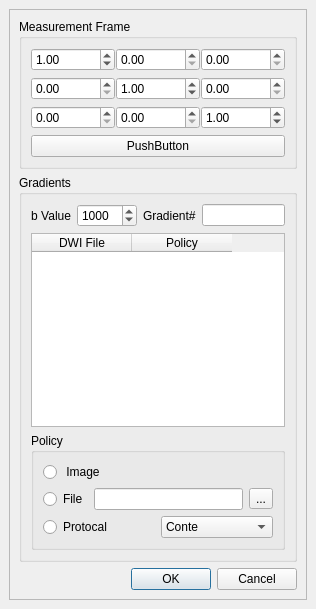
<ui version="4.0" >
 <class>DiffusionEditPanel</class>
 <widget class="QDockWidget" name="DiffusionEditPanel" >
  <property name="geometry" >
   <rect>
    <x>0</x>
    <y>0</y>
    <width>316</width>
    <height>609</height>
   </rect>
  </property>
  <property name="locale" >
   <locale country="UnitedStates" language="English" />
  </property>
  <property name="windowTitle" >
   <string>DiffusionEdit</string>
  </property>
  <widget class="QWidget" name="dockWidgetContents" >
   <property name="geometry" >
    <rect>
     <x>0</x>
     <y>23</y>
     <width>316</width>
     <height>586</height>
    </rect>
   </property>
   <layout class="QVBoxLayout" name="verticalLayout" >
    <item>
     <widget class="QScrollArea" name="scrollArea" >
      <property name="widgetResizable" >
       <bool>true</bool>
      </property>
      <widget class="QWidget" name="scrollAreaWidgetContents" >
       <property name="geometry" >
        <rect>
         <x>0</x>
         <y>0</y>
         <width>294</width>
         <height>564</height>
        </rect>
       </property>
       <layout class="QVBoxLayout" name="verticalLayout_5" >
        <item>
         <widget class="QGroupBox" name="groupBox" >
          <property name="title" >
           <string>Measurement Frame</string>
          </property>
          <layout class="QVBoxLayout" name="verticalLayout_2" >
           <item>
            <layout class="QGridLayout" name="gridLayout" >
             <property name="horizontalSpacing" >
              <number>1</number>
             </property>
             <item row="0" column="0" >
              <widget class="QDoubleSpinBox" name="doubleSpinBox" >
               <property name="value" >
                <double>1.000000000000000</double>
               </property>
              </widget>
             </item>
             <item row="0" column="1" >
              <widget class="QDoubleSpinBox" name="doubleSpinBox_6" />
             </item>
             <item row="0" column="2" >
              <widget class="QDoubleSpinBox" name="doubleSpinBox_7" />
             </item>
             <item row="1" column="0" >
              <widget class="QDoubleSpinBox" name="doubleSpinBox_2" />
             </item>
             <item row="1" column="1" >
              <widget class="QDoubleSpinBox" name="doubleSpinBox_5" >
               <property name="value" >
                <double>1.000000000000000</double>
               </property>
              </widget>
             </item>
             <item row="1" column="2" >
              <widget class="QDoubleSpinBox" name="doubleSpinBox_8" />
             </item>
             <item row="2" column="0" >
              <widget class="QDoubleSpinBox" name="doubleSpinBox_3" />
             </item>
             <item row="2" column="1" >
              <widget class="QDoubleSpinBox" name="doubleSpinBox_4" />
             </item>
             <item row="2" column="2" >
              <widget class="QDoubleSpinBox" name="doubleSpinBox_9" >
               <property name="value" >
                <double>1.000000000000000</double>
               </property>
              </widget>
             </item>
            </layout>
           </item>
           <item>
            <widget class="QPushButton" name="pushButton" >
             <property name="text" >
              <string>PushButton</string>
             </property>
            </widget>
           </item>
          </layout>
         </widget>
        </item>
        <item>
         <widget class="QGroupBox" name="groupBox_2" >
          <property name="title" >
           <string>Gradients</string>
          </property>
          <layout class="QVBoxLayout" name="verticalLayout_3" >
           <item>
            <layout class="QHBoxLayout" name="horizontalLayout" >
             <item>
              <widget class="QLabel" name="label" >
               <property name="text" >
                <string>b Value</string>
               </property>
               <property name="alignment" >
                <set>Qt::AlignRight|Qt::AlignTrailing|Qt::AlignVCenter</set>
               </property>
               <property name="buddy" >
                <cstring>spinBox</cstring>
               </property>
              </widget>
             </item>
             <item>
              <widget class="QSpinBox" name="spinBox" >
               <property name="minimumSize" >
                <size>
                 <width>60</width>
                 <height>0</height>
                </size>
               </property>
               <property name="maximum" >
                <number>9999</number>
               </property>
               <property name="singleStep" >
                <number>100</number>
               </property>
               <property name="value" >
                <number>1000</number>
               </property>
              </widget>
             </item>
             <item>
              <spacer name="horizontalSpacer" >
               <property name="orientation" >
                <enum>Qt::Horizontal</enum>
               </property>
               <property name="sizeHint" stdset="0" >
                <size>
                 <width>17</width>
                 <height>20</height>
                </size>
               </property>
              </spacer>
             </item>
             <item>
              <widget class="QLabel" name="label_2" >
               <property name="text" >
                <string>Gradient#</string>
               </property>
              </widget>
             </item>
             <item>
              <widget class="QLineEdit" name="lineEdit_2" />
             </item>
            </layout>
           </item>
           <item>
            <widget class="QTableWidget" name="tableWidget" >
             <column>
              <property name="text" >
               <string>DWI File</string>
              </property>
             </column>
             <column>
              <property name="text" >
               <string>Policy</string>
              </property>
             </column>
            </widget>
           </item>
           <item>
            <widget class="QGroupBox" name="groupBox_3" >
             <property name="title" >
              <string>Policy</string>
             </property>
             <layout class="QVBoxLayout" name="verticalLayout_4" >
              <item>
               <widget class="QRadioButton" name="radioButton" >
                <property name="text" >
                 <string> Image</string>
                </property>
               </widget>
              </item>
              <item>
               <layout class="QHBoxLayout" name="horizontalLayout_2" >
                <item>
                 <widget class="QRadioButton" name="radioButton_2" >
                  <property name="text" >
                   <string>File</string>
                  </property>
                 </widget>
                </item>
                <item>
                 <widget class="QLineEdit" name="lineEdit" />
                </item>
                <item>
                 <widget class="QToolButton" name="toolButton" >
                  <property name="text" >
                   <string>...</string>
                  </property>
                 </widget>
                </item>
               </layout>
              </item>
              <item>
               <layout class="QHBoxLayout" name="horizontalLayout_4" >
                <item>
                 <widget class="QRadioButton" name="radioButton_3" >
                  <property name="text" >
                   <string>Protocal</string>
                  </property>
                 </widget>
                </item>
                <item>
                 <widget class="QComboBox" name="comboBox" >
                  <item>
                   <property name="text" >
                    <string>Conte</string>
                   </property>
                  </item>
                  <item>
                   <property name="text" >
                    <string>Conte Neorate</string>
                   </property>
                  </item>
                  <item>
                   <property name="text" >
                    <string>Autism</string>
                   </property>
                  </item>
                  <item>
                   <property name="text" >
                    <string>ACE</string>
                   </property>
                  </item>
                 </widget>
                </item>
               </layout>
              </item>
             </layout>
            </widget>
           </item>
          </layout>
         </widget>
        </item>
        <item>
         <widget class="QDialogButtonBox" name="buttonBox" >
          <property name="standardButtons" >
           <set>QDialogButtonBox::Cancel|QDialogButtonBox::Ok</set>
          </property>
         </widget>
        </item>
       </layout>
      </widget>
     </widget>
    </item>
   </layout>
  </widget>
 </widget>
 <tabstops>
  <tabstop>doubleSpinBox</tabstop>
  <tabstop>doubleSpinBox_6</tabstop>
  <tabstop>doubleSpinBox_7</tabstop>
  <tabstop>doubleSpinBox_2</tabstop>
  <tabstop>doubleSpinBox_5</tabstop>
  <tabstop>doubleSpinBox_8</tabstop>
  <tabstop>doubleSpinBox_3</tabstop>
  <tabstop>doubleSpinBox_4</tabstop>
  <tabstop>doubleSpinBox_9</tabstop>
  <tabstop>pushButton</tabstop>
  <tabstop>spinBox</tabstop>
  <tabstop>tableWidget</tabstop>
  <tabstop>radioButton</tabstop>
  <tabstop>radioButton_2</tabstop>
  <tabstop>lineEdit</tabstop>
  <tabstop>toolButton</tabstop>
  <tabstop>radioButton_3</tabstop>
  <tabstop>comboBox</tabstop>
 </tabstops>
 <resources>
  <include location="../DTITools.qrc" />
 </resources>
 <connections/>
</ui>
